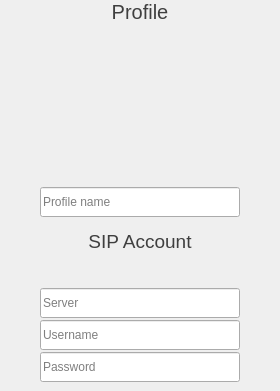
               <widget class="QWidget" name="createRingSIPAccountPage">
                <layout class="QVBoxLayout" name="verticalLayout_8">
                 <property name="spacing">
                  <number>0</number>
                 </property>
                 <property name="leftMargin">
                  <number>0</number>
                 </property>
                 <property name="topMargin">
                  <number>0</number>
                 </property>
                 <property name="rightMargin">
                  <number>0</number>
                 </property>
                 <property name="bottomMargin">
                  <number>0</number>
                 </property>
                 <item>
                  <widget class="QWidget" name="SIPprofileSectionOuterWidget" native="true">
                   <property name="sizePolicy">
                    <sizepolicy hsizetype="Preferred" vsizetype="MinimumExpanding">
                     <horstretch>0</horstretch>
                     <verstretch>0</verstretch>
                    </sizepolicy>
                   </property>
                   <property name="minimumSize">
                    <size>
                     <width>0</width>
                     <height>0</height>
                    </size>
                   </property>
                   <property name="maximumSize">
                    <size>
                     <width>16777215</width>
                     <height>16777215</height>
                    </size>
                   </property>
                   <layout class="QVBoxLayout" name="SIPprofileLayout">
                    <property name="spacing">
                     <number>0</number>
                    </property>
                    <property name="leftMargin">
                     <number>0</number>
                    </property>
                    <property name="topMargin">
                     <number>0</number>
                    </property>
                    <property name="rightMargin">
                     <number>0</number>
                    </property>
                    <property name="bottomMargin">
                     <number>0</number>
                    </property>
                    <item>
                     <widget class="QLabel" name="SIPprofileSectionLabel">
                      <property name="sizePolicy">
                       <sizepolicy hsizetype="Preferred" vsizetype="MinimumExpanding">
                        <horstretch>0</horstretch>
                        <verstretch>0</verstretch>
                       </sizepolicy>
                      </property>
                      <property name="font">
                       <font>
                        <pointsize>15</pointsize>
                       </font>
                      </property>
                      <property name="styleSheet">
                       <string notr="true">color: rgb(63, 63, 63)</string>
                      </property>
                      <property name="text">
                       <string>Profile</string>
                      </property>
                      <property name="alignment">
                       <set>Qt::AlignCenter</set>
                      </property>
                     </widget>
                    </item>
                    <item>
                     <widget class="QWidget" name="SIPprofileSectionInnerWidget" native="true">
                      <property name="styleSheet">
                       <string notr="true"/>
                      </property>
                      <layout class="QVBoxLayout" name="SIPverticalLayout">
                       <property name="spacing">
                        <number>0</number>
                       </property>
                       <property name="leftMargin">
                        <number>0</number>
                       </property>
                       <property name="topMargin">
                        <number>0</number>
                       </property>
                       <property name="rightMargin">
                        <number>0</number>
                       </property>
                       <property name="bottomMargin">
                        <number>0</number>
                       </property>
                       <item>
                        <widget class="QWidget" name="SIPgridWidget" native="true">
                         <layout class="QVBoxLayout" name="verticalLayout_9">
                          <property name="spacing">
                           <number>3</number>
                          </property>
                          <property name="leftMargin">
                           <number>0</number>
                          </property>
                          <property name="topMargin">
                           <number>0</number>
                          </property>
                          <property name="rightMargin">
                           <number>0</number>
                          </property>
                          <property name="bottomMargin">
                           <number>0</number>
                          </property>
                          <item>
                           <layout class="QHBoxLayout" name="horizontalLayout_12">
                            <property name="topMargin">
                             <number>0</number>
                            </property>
                            <item>
                             <widget class="PhotoboothWidget" name="setSIPAvatarWidget" native="true">
                              <property name="sizePolicy">
                               <sizepolicy hsizetype="Fixed" vsizetype="Fixed">
                                <horstretch>0</horstretch>
                                <verstretch>0</verstretch>
                               </sizepolicy>
                              </property>
                              <property name="minimumSize">
                               <size>
                                <width>160</width>
                                <height>160</height>
                               </size>
                              </property>
                              <property name="styleSheet">
                               <string notr="true"/>
                              </property>
                             </widget>
                            </item>
                           </layout>
                          </item>
                          <item>
                           <spacer name="verticalSpacer_16">
                            <property name="orientation">
                             <enum>Qt::Vertical</enum>
                            </property>
                            <property name="sizeType">
                             <enum>QSizePolicy::Fixed</enum>
                            </property>
                            <property name="sizeHint" stdset="0">
                             <size>
                              <width>20</width>
                              <height>3</height>
                             </size>
                            </property>
                           </spacer>
                          </item>
                         </layout>
                        </widget>
                       </item>
                      </layout>
                     </widget>
                    </item>
                   </layout>
                  </widget>
                 </item>
                 <item>
                  <widget class="QWidget" name="SIPaccountSectionOuterWidget" native="true">
                   <layout class="QVBoxLayout" name="verticalLayout_12">
                    <property name="spacing">
                     <number>3</number>
                    </property>
                    <property name="leftMargin">
                     <number>0</number>
                    </property>
                    <property name="topMargin">
                     <number>0</number>
                    </property>
                    <property name="rightMargin">
                     <number>0</number>
                    </property>
                    <property name="bottomMargin">
                     <number>0</number>
                    </property>
                    <item>
                     <widget class="QWidget" name="SIPfullNameWidget" native="true">
                      <property name="minimumSize">
                       <size>
                        <width>0</width>
                        <height>30</height>
                       </size>
                      </property>
                      <property name="maximumSize">
                       <size>
                        <width>16777215</width>
                        <height>16777215</height>
                       </size>
                      </property>
                      <layout class="QHBoxLayout" name="horizontalLayout_13">
                       <property name="spacing">
                        <number>0</number>
                       </property>
                       <property name="leftMargin">
                        <number>0</number>
                       </property>
                       <property name="topMargin">
                        <number>0</number>
                       </property>
                       <property name="rightMargin">
                        <number>0</number>
                       </property>
                       <property name="bottomMargin">
                        <number>0</number>
                       </property>
                       <item>
                        <spacer name="horizontalSpacer_17">
                         <property name="orientation">
                          <enum>Qt::Horizontal</enum>
                         </property>
                         <property name="sizeHint" stdset="0">
                          <size>
                           <width>40</width>
                           <height>20</height>
                          </size>
                         </property>
                        </spacer>
                       </item>
                       <item>
                        <widget class="QLineEdit" name="SIPfullNameEdit">
                         <property name="minimumSize">
                          <size>
                           <width>200</width>
                           <height>30</height>
                          </size>
                         </property>
                         <property name="maximumSize">
                          <size>
                           <width>200</width>
                           <height>16777215</height>
                          </size>
                         </property>
                         <property name="font">
                          <font>
                           <pointsize>9</pointsize>
                          </font>
                         </property>
                         <property name="toolTip">
                          <string/>
                         </property>
                         <property name="placeholderText">
                          <string>Profile name</string>
                         </property>
                        </widget>
                       </item>
                       <item>
                        <spacer name="horizontalSpacer_18">
                         <property name="orientation">
                          <enum>Qt::Horizontal</enum>
                         </property>
                         <property name="sizeHint" stdset="0">
                          <size>
                           <width>40</width>
                           <height>20</height>
                          </size>
                         </property>
                        </spacer>
                       </item>
                      </layout>
                     </widget>
                    </item>
                    <item>
                     <spacer name="verticalSpacer_17">
                      <property name="orientation">
                       <enum>Qt::Vertical</enum>
                      </property>
                      <property name="sizeType">
                       <enum>QSizePolicy::Fixed</enum>
                      </property>
                      <property name="sizeHint" stdset="0">
                       <size>
                        <width>20</width>
                        <height>10</height>
                       </size>
                      </property>
                     </spacer>
                    </item>
                    <item>
                     <widget class="QLabel" name="SIPaccountSectionLabel">
                      <property name="font">
                       <font>
                        <pointsize>14</pointsize>
                       </font>
                      </property>
                      <property name="styleSheet">
                       <string notr="true">color: rgb(63, 63, 63)</string>
                      </property>
                      <property name="text">
                       <string>SIP Account</string>
                      </property>
                      <property name="alignment">
                       <set>Qt::AlignCenter</set>
                      </property>
                     </widget>
                    </item>
                    <item>
                     <widget class="QWidget" name="SIPaccountSectionInnerWidget" native="true">
                      <property name="styleSheet">
                       <string notr="true"/>
                      </property>
                      <layout class="QVBoxLayout" name="verticalLayout_13">
                       <property name="topMargin">
                        <number>0</number>
                       </property>
                       <item>
                        <layout class="QGridLayout" name="gridLayout_8">
                         <property name="topMargin">
                          <number>0</number>
                         </property>
                         <item row="0" column="0">
                          <widget class="QWidget" name="SIPverticalWidget1" native="true">
                           <property name="sizePolicy">
                            <sizepolicy hsizetype="Fixed" vsizetype="MinimumExpanding">
                             <horstretch>0</horstretch>
                             <verstretch>0</verstretch>
                            </sizepolicy>
                           </property>
                           <layout class="QVBoxLayout" name="verticalLayout_14">
                            <property name="spacing">
                             <number>2</number>
                            </property>
                            <property name="leftMargin">
                             <number>0</number>
                            </property>
                            <property name="topMargin">
                             <number>0</number>
                            </property>
                            <property name="rightMargin">
                             <number>0</number>
                            </property>
                            <property name="bottomMargin">
                             <number>0</number>
                            </property>
                            <item>
                             <widget class="QWidget" name="SIPsignUpWidget" native="true">
                              <property name="sizePolicy">
                               <sizepolicy hsizetype="Preferred" vsizetype="MinimumExpanding">
                                <horstretch>0</horstretch>
                                <verstretch>0</verstretch>
                               </sizepolicy>
                              </property>
                              <property name="minimumSize">
                               <size>
                                <width>0</width>
                                <height>30</height>
                               </size>
                              </property>
                              <property name="maximumSize">
                               <size>
                                <width>16777215</width>
                                <height>16777215</height>
                               </size>
                              </property>
                              <layout class="QHBoxLayout" name="horizontalLayout_15">
                               <property name="spacing">
                                <number>0</number>
                               </property>
                               <property name="leftMargin">
                                <number>0</number>
                               </property>
                               <property name="topMargin">
                                <number>0</number>
                               </property>
                               <property name="rightMargin">
                                <number>0</number>
                               </property>
                               <property name="bottomMargin">
                                <number>0</number>
                               </property>
                               <item>
                                <spacer name="horizontalSpacer_21">
                                 <property name="orientation">
                                  <enum>Qt::Horizontal</enum>
                                 </property>
                                 <property name="sizeHint" stdset="0">
                                  <size>
                                   <width>40</width>
                                   <height>20</height>
                                  </size>
                                 </property>
                                </spacer>
                               </item>
                              </layout>
                             </widget>
                            </item>
                            <item>
                             <widget class="QWidget" name="SIPusernameWidget" native="true">
                              <property name="sizePolicy">
                               <sizepolicy hsizetype="Preferred" vsizetype="MinimumExpanding">
                                <horstretch>0</horstretch>
                                <verstretch>0</verstretch>
                               </sizepolicy>
                              </property>
                              <property name="minimumSize">
                               <size>
                                <width>0</width>
                                <height>30</height>
                               </size>
                              </property>
                              <property name="maximumSize">
                               <size>
                                <width>16777215</width>
                                <height>16777215</height>
                               </size>
                              </property>
                              <layout class="QHBoxLayout" name="SIPusernameLayout">
                               <property name="spacing">
                                <number>0</number>
                               </property>
                               <property name="leftMargin">
                                <number>0</number>
                               </property>
                               <property name="topMargin">
                                <number>0</number>
                               </property>
                               <property name="rightMargin">
                                <number>0</number>
                               </property>
                               <property name="bottomMargin">
                                <number>0</number>
                               </property>
                               <item>
                                <widget class="QLineEdit" name="SIPservernameEdit">
                                 <property name="minimumSize">
                                  <size>
                                   <width>200</width>
                                   <height>30</height>
                                  </size>
                                 </property>
                                 <property name="maximumSize">
                                  <size>
                                   <width>200</width>
                                   <height>16777215</height>
                                  </size>
                                 </property>
                                 <property name="font">
                                  <font>
                                   <pointsize>9</pointsize>
                                  </font>
                                 </property>
                                 <property name="toolTip">
                                  <string>SIP Server edit</string>
                                 </property>
                                 <property name="accessibleName">
                                  <string/>
                                 </property>
                                 <property name="placeholderText">
                                  <string>Server</string>
                                 </property>
                                 <property name="clearButtonEnabled">
                                  <bool>true</bool>
                                 </property>
                                </widget>
                               </item>
                              </layout>
                             </widget>
                            </item>
                            <item>
                             <widget class="QWidget" name="SIPpassWidget" native="true">
                              <property name="sizePolicy">
                               <sizepolicy hsizetype="Preferred" vsizetype="MinimumExpanding">
                                <horstretch>0</horstretch>
                                <verstretch>0</verstretch>
                               </sizepolicy>
                              </property>
                              <property name="minimumSize">
                               <size>
                                <width>0</width>
                                <height>30</height>
                               </size>
                              </property>
                              <property name="maximumSize">
                               <size>
                                <width>16777215</width>
                                <height>16777215</height>
                               </size>
                              </property>
                              <layout class="QHBoxLayout" name="SIPpassLayout">
                               <property name="spacing">
                                <number>0</number>
                               </property>
                               <property name="leftMargin">
                                <number>0</number>
                               </property>
                               <property name="topMargin">
                                <number>0</number>
                               </property>
                               <property name="rightMargin">
                                <number>0</number>
                               </property>
                               <property name="bottomMargin">
                                <number>0</number>
                               </property>
                               <item>
                                <widget class="QLineEdit" name="SIPusernameEdit">
                                 <property name="minimumSize">
                                  <size>
                                   <width>200</width>
                                   <height>30</height>
                                  </size>
                                 </property>
                                 <property name="maximumSize">
                                  <size>
                                   <width>200</width>
                                   <height>16777215</height>
                                  </size>
                                 </property>
                                 <property name="font">
                                  <font>
                                   <pointsize>9</pointsize>
                                  </font>
                                 </property>
                                 <property name="toolTip">
                                  <string>SIP username input</string>
                                 </property>
                                 <property name="accessibleName">
                                  <string/>
                                 </property>
                                 <property name="accessibleDescription">
                                  <string>SIP Password text entry</string>
                                 </property>
                                 <property name="echoMode">
                                  <enum>QLineEdit::Normal</enum>
                                 </property>
                                 <property name="placeholderText">
                                  <string>Username</string>
                                 </property>
                                 <property name="clearButtonEnabled">
                                  <bool>false</bool>
                                 </property>
                                </widget>
                               </item>
                              </layout>
                             </widget>
                            </item>
                            <item>
                             <widget class="QWidget" name="SIPconfPassWidget" native="true">
                              <property name="sizePolicy">
                               <sizepolicy hsizetype="Preferred" vsizetype="MinimumExpanding">
                                <horstretch>0</horstretch>
                                <verstretch>0</verstretch>
                               </sizepolicy>
                              </property>
                              <property name="minimumSize">
                               <size>
                                <width>0</width>
                                <height>30</height>
                               </size>
                              </property>
                              <property name="maximumSize">
                               <size>
                                <width>16777215</width>
                                <height>16777215</height>
                               </size>
                              </property>
                              <layout class="QHBoxLayout" name="SIPconfirmPassLabel">
                               <property name="spacing">
                                <number>0</number>
                               </property>
                               <property name="leftMargin">
                                <number>0</number>
                               </property>
                               <property name="topMargin">
                                <number>0</number>
                               </property>
                               <property name="rightMargin">
                                <number>0</number>
                               </property>
                               <property name="bottomMargin">
                                <number>0</number>
                               </property>
                               <item>
                                <widget class="QLineEdit" name="SIPpasswordEdit">
                                 <property name="minimumSize">
                                  <size>
                                   <width>200</width>
                                   <height>30</height>
                                  </size>
                                 </property>
                                 <property name="maximumSize">
                                  <size>
                                   <width>200</width>
                                   <height>16777215</height>
                                  </size>
                                 </property>
                                 <property name="font">
                                  <font>
                                   <pointsize>9</pointsize>
                                  </font>
                                 </property>
                                 <property name="toolTip">
                                  <string>SIP Password text input</string>
                                 </property>
                                 <property name="accessibleName">
                                  <string/>
                                 </property>
                                 <property name="accessibleDescription">
                                  <string>SIP Password text input</string>
                                 </property>
                                 <property name="echoMode">
                                  <enum>QLineEdit::Password</enum>
                                 </property>
                                 <property name="placeholderText">
                                  <string>Password</string>
                                 </property>
                                 <property name="clearButtonEnabled">
                                  <bool>false</bool>
                                 </property>
                                </widget>
                               </item>
                              </layout>
                             </widget>
                            </item>
                           </layout>
                          </widget>
                         </item>
                        </layout>
                       </item>
                      </layout>
                     </widget>
                    </item>
                   </layout>
                  </widget>
                 </item>
                </layout>
               </widget>
